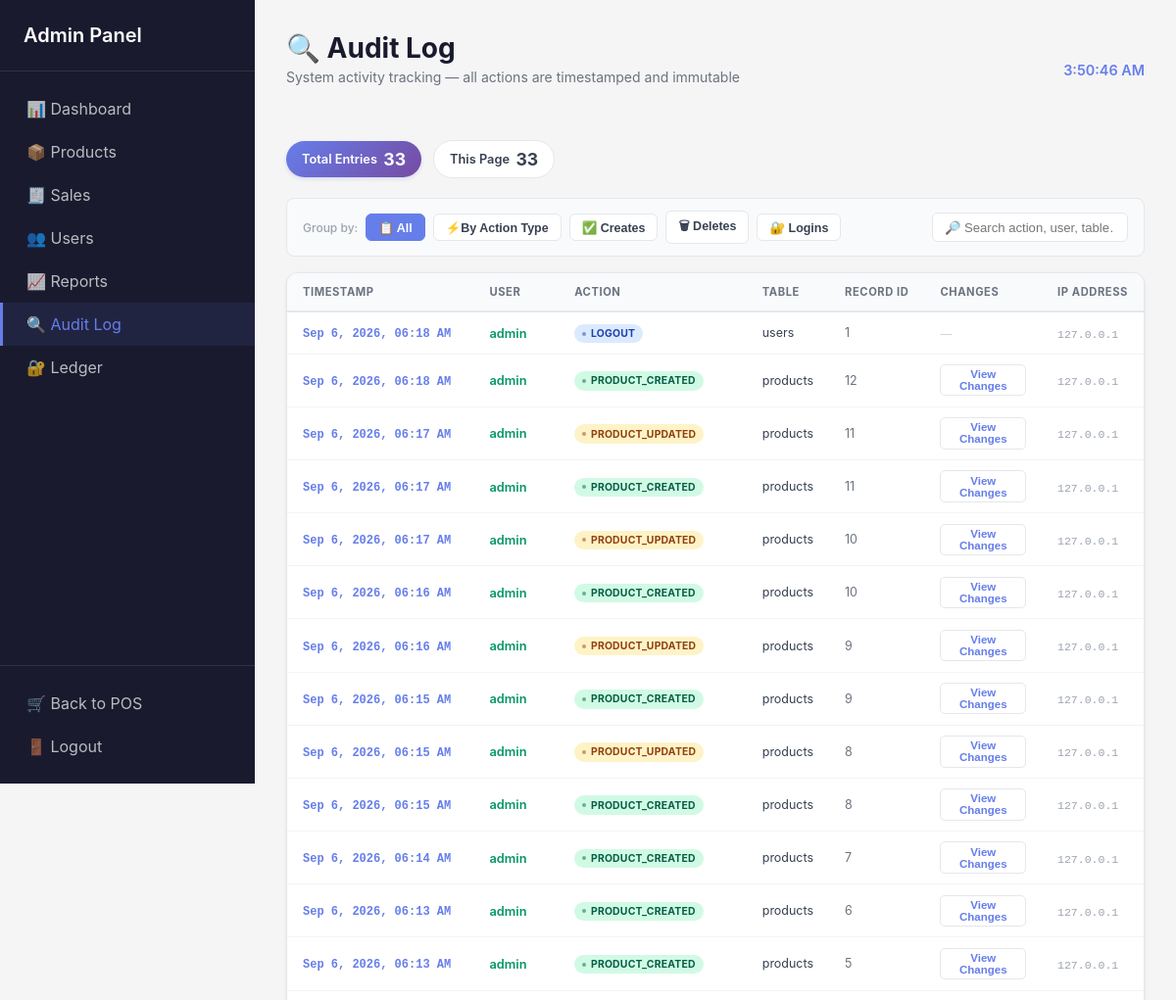
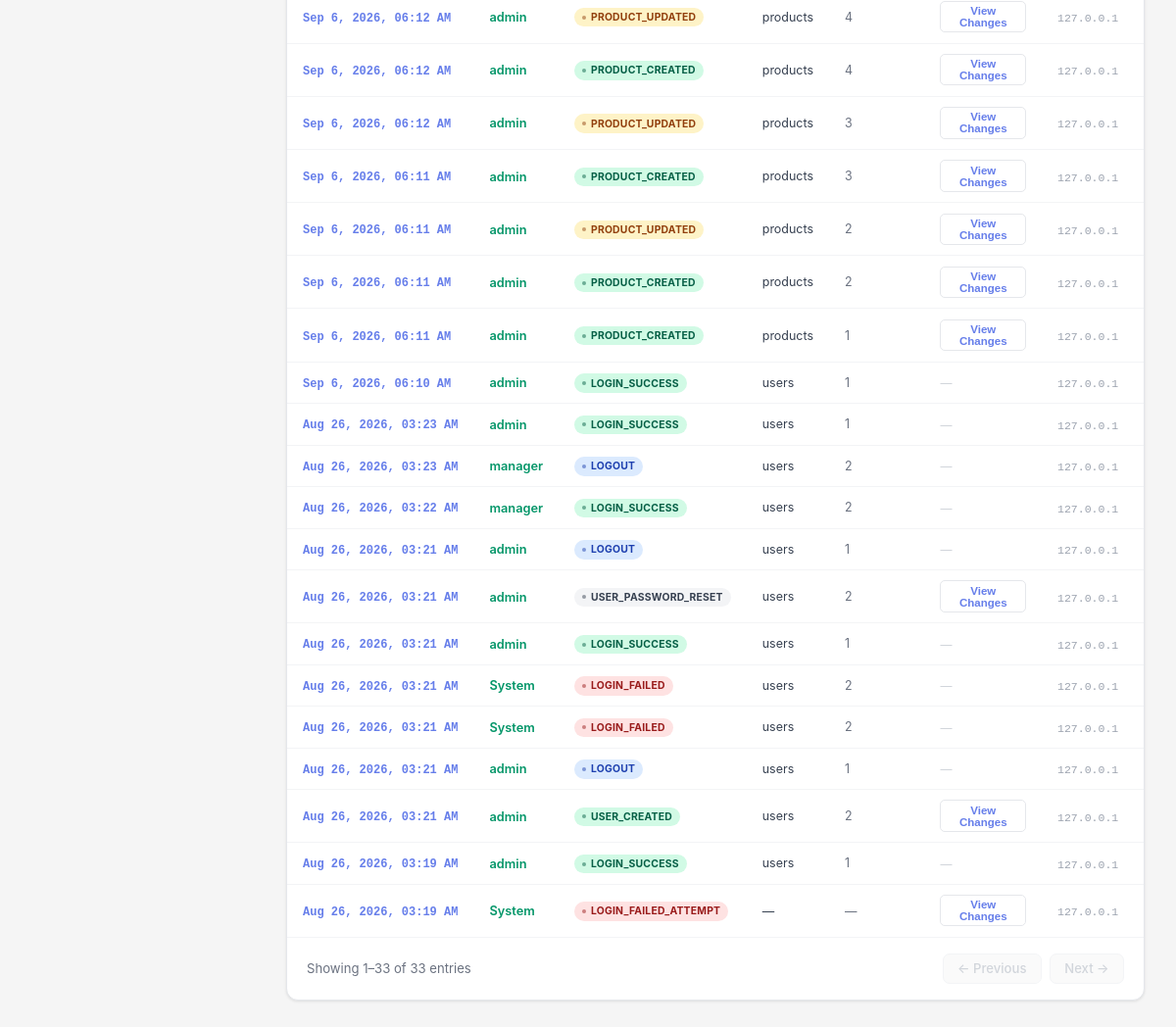
Page /admin/audit-log (signed in) on the committed database (2 pictures, top to bottom).
### tables this page shows
CREATE TABLE audit_log (
                id INTEGER PRIMARY KEY AUTOINCREMENT,
                user_id INTEGER,
                action TEXT NOT NULL,
                table_name TEXT,
                record_id INTEGER,
                old_values TEXT,
                new_values TEXT,
                ip_address TEXT,
                timestamp TIMESTAMP DEFAULT CURRENT_TIMESTAMP,
                FOREIGN KEY (user_id) REFERENCES users(id)
            );

CREATE TABLE users (
                id INTEGER PRIMARY KEY AUTOINCREMENT,
                username TEXT UNIQUE NOT NULL,
                password_hash TEXT NOT NULL,
                role TEXT NOT NULL CHECK(role IN ('admin', 'cashier', 'manager')),
                email TEXT UNIQUE,
                is_active BOOLEAN DEFAULT 1,
                created_at TIMESTAMP DEFAULT CURRENT_TIMESTAMP,
                last_login TIMESTAMP,
                failed_login_attempts INTEGER DEFAULT 0,
                locked_until TIMESTAMP
            );

### app_complete.py (the view)
@app.route("/admin/audit-log")
@login_required
@admin_required
def admin_audit_log():
    page = request.args.get('page', 1, type=int)
    per_page = 50
    offset = (page - 1) * per_page
    with get_db() as conn:
        logs = conn.execute("""
            SELECT a.*, u.username
            FROM audit_log a
            LEFT JOIN users u ON a.user_id = u.id
            ORDER BY a.timestamp DESC
            LIMIT ? OFFSET ?
        """, (per_page, offset)).fetchall()
        total = conn.execute("SELECT COUNT(*) FROM audit_log").fetchone()[0]
    return render_template("admin/audit_log.html", logs=logs, page=page,
                          per_page=per_page, total=total)

### app_complete.py (called while the page is built)
@contextmanager
def get_db():
    conn = sqlite3.connect(DB_PATH)
    conn.row_factory = sqlite3.Row
    conn.execute("PRAGMA foreign_keys = ON")
    try:
        yield conn
    finally:
        conn.close()

def get_utc_now():
    return datetime.now(timezone.utc).replace(tzinfo=None)

def login_required(f):
    @wraps(f)
    def decorated_function(*args, **kwargs):
        if 'user_id' not in session:
            flash('Please log in to access this page.', 'warning')
            return redirect(url_for('login'))
        if 'last_activity' in session:
            last_activity = datetime.fromisoformat(session['last_activity'])
            if get_utc_now() - last_activity > timedelta(hours=24):
                session.clear()
                flash('Session expired. Please log in again.', 'warning')
                return redirect(url_for('login'))
        session['last_activity'] = get_utc_now().isoformat()
        return f(*args, **kwargs)
    return decorated_function

def admin_required(f):
    @wraps(f)
    def decorated_function(*args, **kwargs):
        if 'user_id' not in session or session.get('role') != 'admin':
            flash('Admin access required.', 'danger')
            return redirect(url_for('login'))
        return f(*args, **kwargs)
    return decorated_function

### templates/admin/audit_log.html (shortened to what this page needs)
<!DOCTYPE html>
<html lang="en">
<head>
    <link rel="stylesheet" href="{{ url_for('static', filename='css/admin.css') }}">
</head>
<body class="admin-body">
    <div class="admin-container">
        <aside class="sidebar">
            <div class="sidebar-header"><h2>Admin Panel</h2></div>
            <nav class="sidebar-nav">
                <a href="{{ url_for('admin_dashboard') }}" class="nav-item">📊 Dashboard</a>
                <a href="{{ url_for('admin_products') }}" class="nav-item">📦 Products</a>
                <a href="{{ url_for('admin_sales') }}" class="nav-item">🧾 Sales</a>
                <a href="{{ url_for('admin_users') }}" class="nav-item">👥 Users</a>
                <a href="{{ url_for('admin_reports') }}" class="nav-item">📈 Reports</a>
                <a href="{{ url_for('admin_audit_log') }}" class="nav-item active">🔍 Audit Log</a>
                <a href="{{ url_for('admin_ledger') }}" class="nav-item">🔐 Ledger</a>
            </nav>
            <div class="sidebar-footer">
                <a href="{{ url_for('pos') }}" class="nav-item">🛒 Back to POS</a>
                <a href="{{ url_for('logout') }}" class="nav-item">🚪 Logout</a>
            </div>
        </aside>
        <main class="admin-main">
            <header class="admin-header">
                <div>
                    <h1 class="page-title">🔍 Audit Log</h1>
                    <p class="page-subtitle">System activity tracking — all actions are timestamped and immutable</p>
                </div>
                <span id="local-clock" style="color:#667eea;font-weight:600;font-size:0.9rem;"></span>
            </header>
            <div class="stats-bar">
                <div class="stat-chip">
                    <span>Total Entries</span>
                    <strong>{{ total }}</strong>
                </div>
                <div class="stat-chip alt">
                    <span>This Page</span>
                    <strong id="visible-count">{{ logs | length }}</strong>
                </div>
            </div>
            <div class="controls-bar">
                <div class="sort-controls">
                    <span class="sort-label">Group by:</span>
                    <button class="sort-btn active" id="btn-default" onclick="applyGroup('default', this)">📋 All</button>
                    <button class="sort-btn" id="btn-type" onclick="applyGroup('type', this)"> ⚡By Action Type</button>
                    <button class="sort-btn" id="btn-creates" onclick="applyGroup('create', this)">✅ Creates</button>
                    <button class="sort-btn" id="btn-deletes" onclick="applyGroup('delete', this)">🗑 Deletes</button>
                    <button class="sort-btn" id="btn-logins" onclick="applyGroup('login', this)">🔐 Logins</button>
                </div>
                <div style="display:flex;align-items:center;gap:0.5rem;">
                    <input type="text" class="search-box" id="search-input" placeholder="🔎 Search action, user, table…" oninput="filterSearch(this.value)">
                </div>
            </div>
            <div class="table-container">
                <table class="audit-table" id="audit-table">
                    <thead>
                        <tr>
                            <th class="sortable" onclick="sortTable(0, this)">Timestamp </th>
                            <th class="sortable" onclick="sortTable(1, this)">User </th>
                            <th class="sortable" onclick="sortTable(2, this)">Action </th>
                            <th class="sortable" onclick="sortTable(3, this)">Table </th>
                            <th>Record ID</th>
                            <th>Changes</th>
                            <th>IP Address</th>
                        </tr>
                    </thead>
                    <tbody id="audit-tbody">
                        {% for log in logs %}
                        <tr data-action="{{ log.action }}" data-user="{{ log.username or 'System' }}" data-table="{{ log.table_name or '' }}">
                            <td><span class="cell-time" data-utc="{{ log.timestamp }}">{{ log.timestamp }}</span></td>
                            <td><span class="cell-user">{{ log.username or 'System' }}</span></td>
                            <td>
                                {% set act = log.action %}
                                {% if 'DELETE' in act or 'FAILED' in act %}
                                    <span class="action-badge badge-danger">{{ act }}</span>
                                {% elif 'CREATE' in act or 'SUCCESS' in act or 'ADD' in act %}
                                    <span class="action-badge badge-success">{{ act }}</span>
                                {% elif 'LOGIN' in act or 'LOGOUT' in act %}
                                    <span class="action-badge badge-info">{{ act }}</span>
                                {% elif 'UPDATE' in act or 'EDIT' in act or 'CHANGE' in act %}
                                    <span class="action-badge badge-warning">{{ act }}</span>
                                {% else %}
                                    <span class="action-badge badge-gray">{{ act }}</span>
                                {% endif %}
                            </td>
                            <td style="font-size:0.78rem;color:#374151;">{{ log.table_name or '—' }}</td>
                            <td style="font-size:0.78rem;color:#6b7280;">{{ log.record_id or '—' }}</td>
                            <td>
                                {% if log.old_values or log.new_values %}
                                <button class="changes-toggle" onclick="toggleChanges(this)">View Changes</button>
                                {% else %}<span style="color:#d1d5db;font-size:0.75rem;">—</span>{% endif %}
                            </td>
                            <td><span class="cell-ip">{{ log.ip_address or '—' }}</span></td>
                        </tr>
                        {% else %}
                        <tr><td colspan="7" class="empty-state">No audit log entries found.</td></tr>
                        {% endfor %}
                    </tbody>
                </table>
                <div class="pagination-bar">
                    <span class="pagination-info">Showing {{ (page-1)*per_page+1 }}–{{ [page*per_page, total]|min }} of {{ total }} entries</span>
                    <div class="pagination-btns">
                        {% if page > 1 %}<a href="?page={{ page-1 }}">← Previous</a>{% else %}<span class="disabled">← Previous</span>{% endif %}
                        {% if page * per_page < total %}<a href="?page={{ page+1 }}">Next →</a>{% else %}<span class="disabled">Next →</span>{% endif %}
                    </div>
                </div>
            </div>
        </main>
    </div>
</body>
</html>

### static/css/admin.css (style rules this page uses)
* { margin: 0; padding: 0; box-sizing: border-box; }
body { font-family: 'Inter', -apple-system, BlinkMacSystemFont, sans-serif; background: #f5f5f5; color: #333; }
.admin-container { display: flex; min-height: 100vh; }
.sidebar { width: 260px; background: #1a1a2e; color: white; display: flex; flex-direction: column; position: fixed; height: 100vh; }
.sidebar-header { padding: 1.5rem; border-bottom: 1px solid rgba(255,255,255,0.1); }
.sidebar-header h2 { font-size: 1.25rem; font-weight: 600; }
.sidebar-nav { flex: 1; padding: 1rem 0; overflow-y: auto; }
.nav-item { display: block; padding: 0.75rem 1.5rem; color: rgba(255,255,255,0.7); text-decoration: none; transition: all 0.2s; border-left: 3px solid transparent; }
.nav-item.active { color: #667eea; background: rgba(102, 126, 234, 0.1); border-left-color: #667eea; }
.sidebar-footer { padding: 1rem 0; border-top: 1px solid rgba(255,255,255,0.1); }
.admin-main { flex: 1; margin-left: 260px; padding: 2rem; }
.admin-header { display: flex; justify-content: space-between; align-items: center; margin-bottom: 2rem; }
.admin-header h1 { font-size: 1.75rem; color: #1a1a2e; }
.badge-success { background: #d1fae5; color: #065f46; }
.badge-danger { background: #fee2e2; color: #991b1b; }
.badge-warning { background: #fef3c7; color: #92400e; }

### rows in the picture
audit_log: username "admin", action "LOGOUT", table_name "users", record "1", ip_address "127.0.0.1"
audit_log: username "admin", action "PRODUCT_CREATED", table_name "products", record "12", ip_address "127.0.0.1"
audit_log: username "admin", action "PRODUCT_UPDATED", table_name "products", record "11", ip_address "127.0.0.1"
audit_log: username "admin", action "PRODUCT_CREATED", table_name "products", record "11", ip_address "127.0.0.1"
audit_log: username "admin", action "PRODUCT_UPDATED", table_name "products", record "10", ip_address "127.0.0.1"
audit_log: username "admin", action "PRODUCT_CREATED", table_name "products", record "10", ip_address "127.0.0.1"
audit_log: username "admin", action "PRODUCT_UPDATED", table_name "products", record "9", ip_address "127.0.0.1"
audit_log: username "admin", action "PRODUCT_CREATED", table_name "products", record "9", ip_address "127.0.0.1"
audit_log: username "admin", action "PRODUCT_UPDATED", table_name "products", record "8", ip_address "127.0.0.1"
audit_log: username "admin", action "PRODUCT_CREATED", table_name "products", record "8", ip_address "127.0.0.1"
audit_log: username "admin", action "PRODUCT_CREATED", table_name "products", record "7", ip_address "127.0.0.1"
audit_log: username "admin", action "PRODUCT_CREATED", table_name "products", record "6", ip_address "127.0.0.1"
audit_log: username "admin", action "PRODUCT_CREATED", table_name "products", record "5", ip_address "127.0.0.1"
audit_log: username "admin", action "PRODUCT_UPDATED", table_name "products", record "4", ip_address "127.0.0.1"
audit_log: username "admin", action "PRODUCT_CREATED", table_name "products", record "4", ip_address "127.0.0.1"
audit_log: username "admin", action "PRODUCT_UPDATED", table_name "products", record "3", ip_address "127.0.0.1"
audit_log: username "admin", action "PRODUCT_CREATED", table_name "products", record "3", ip_address "127.0.0.1"
audit_log: username "admin", action "PRODUCT_UPDATED", table_name "products", record "2", ip_address "127.0.0.1"
audit_log: username "admin", action "PRODUCT_CREATED", table_name "products", record "2", ip_address "127.0.0.1"
audit_log: username "admin", action "PRODUCT_CREATED", table_name "products", record "1", ip_address "127.0.0.1"
audit_log: username "admin", action "LOGIN_SUCCESS", table_name "users", record "1", ip_address "127.0.0.1"
audit_log: username "admin", action "LOGIN_SUCCESS", table_name "users", record "1", ip_address "127.0.0.1"
audit_log: username "manager", action "LOGOUT", table_name "users", record "2", ip_address "127.0.0.1"
audit_log: username "manager", action "LOGIN_SUCCESS", table_name "users", record "2", ip_address "127.0.0.1"
audit_log: username "admin", action "LOGOUT", table_name "users", record "1", ip_address "127.0.0.1"
audit_log: username "admin", action "USER_PASSWORD_RESET", table_name "users", record "2", ip_address "127.0.0.1"
audit_log: username "admin", action "LOGIN_SUCCESS", table_name "users", record "1", ip_address "127.0.0.1"
audit_log: username "System", action "LOGIN_FAILED", table_name "users", record "2", ip_address "127.0.0.1"
audit_log: username "System", action "LOGIN_FAILED", table_name "users", record "2", ip_address "127.0.0.1"
audit_log: username "admin", action "LOGOUT", table_name "users", record "1", ip_address "127.0.0.1"
audit_log: username "admin", action "USER_CREATED", table_name "users", record "2", ip_address "127.0.0.1"
audit_log: username "admin", action "LOGIN_SUCCESS", table_name "users", record "1", ip_address "127.0.0.1"
audit_log: username "System", action "LOGIN_FAILED_ATTEMPT", table_name "—", record_id "—", ip_address "127.0.0.1"

### other values in the picture
{{ total }} "33"
{{ logs | length }} "33"
{{ (page-1)*per_page+1 }} "1"
{{ [page*per_page, total]|min }} "33"
